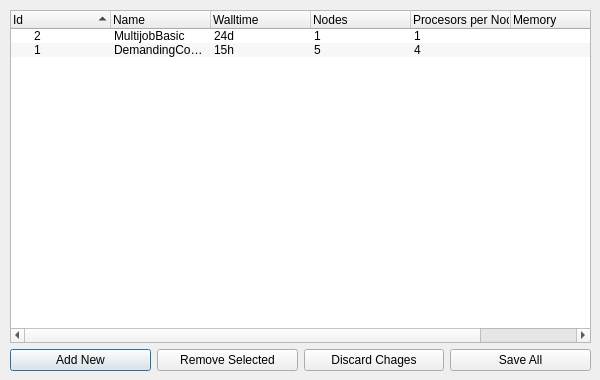
<?xml version="1.0" encoding="UTF-8"?>
<ui version="4.0">
 <class>Dialog</class>
 <widget class="QDialog" name="Dialog">
  <property name="geometry">
   <rect>
    <x>0</x>
    <y>0</y>
    <width>600</width>
    <height>380</height>
   </rect>
  </property>
  <property name="windowTitle">
   <string notr="true">PBS presets</string>
  </property>
  <widget class="QWidget" name="verticalLayoutWidget">
   <property name="geometry">
    <rect>
     <x>10</x>
     <y>10</y>
     <width>581</width>
     <height>361</height>
    </rect>
   </property>
   <layout class="QVBoxLayout" name="verticalLayout">
    <item>
     <widget class="QTreeWidget" name="treeWidget">
      <property name="alternatingRowColors">
       <bool>true</bool>
      </property>
      <property name="sortingEnabled">
       <bool>true</bool>
      </property>
      <property name="columnCount">
       <number>7</number>
      </property>
      <column>
       <property name="text">
        <string notr="true">Id</string>
       </property>
      </column>
      <column>
       <property name="text">
        <string notr="true">Name</string>
       </property>
      </column>
      <column>
       <property name="text">
        <string notr="true">Walltime</string>
       </property>
      </column>
      <column>
       <property name="text">
        <string notr="true">Nodes</string>
       </property>
      </column>
      <column>
       <property name="text">
        <string notr="true">Procesors per Node</string>
       </property>
      </column>
      <column>
       <property name="text">
        <string>Memory</string>
       </property>
      </column>
      <column>
       <property name="text">
        <string>Scratch</string>
       </property>
      </column>
      <item>
       <property name="text">
        <string notr="true">2</string>
       </property>
       <property name="text">
        <string notr="true">MultijobBasic</string>
       </property>
       <property name="text">
        <string notr="true">24d</string>
       </property>
       <property name="text">
        <string notr="true">1</string>
       </property>
       <property name="text">
        <string notr="true">1</string>
       </property>
       <property name="text">
        <string/>
       </property>
       <property name="text">
        <string>200mb</string>
       </property>
       <property name="flags">
        <set>ItemIsSelectable|ItemIsEditable|ItemIsDragEnabled|ItemIsUserCheckable|ItemIsEnabled</set>
       </property>
      </item>
      <item>
       <property name="text">
        <string notr="true">1</string>
       </property>
       <property name="text">
        <string notr="true">DemandingComputation</string>
       </property>
       <property name="text">
        <string notr="true">15h</string>
       </property>
       <property name="text">
        <string notr="true">5</string>
       </property>
       <property name="text">
        <string notr="true">4</string>
       </property>
       <property name="text">
        <string/>
       </property>
       <property name="text">
        <string>2gb</string>
       </property>
       <property name="flags">
        <set>ItemIsSelectable|ItemIsEditable|ItemIsDragEnabled|ItemIsUserCheckable|ItemIsEnabled</set>
       </property>
      </item>
     </widget>
    </item>
    <item>
     <layout class="QHBoxLayout" name="horizontalLayout">
      <item>
       <widget class="QPushButton" name="btnAddNew">
        <property name="text">
         <string notr="true">Add New</string>
        </property>
       </widget>
      </item>
      <item>
       <widget class="QPushButton" name="btnRemoveSelected">
        <property name="text">
         <string notr="true">Remove Selected</string>
        </property>
       </widget>
      </item>
      <item>
       <widget class="QPushButton" name="btnDiscardChanges">
        <property name="text">
         <string notr="true">Discard Chages</string>
        </property>
       </widget>
      </item>
      <item>
       <widget class="QPushButton" name="btnSaveAll">
        <property name="text">
         <string notr="true">Save All</string>
        </property>
       </widget>
      </item>
     </layout>
    </item>
   </layout>
  </widget>
  <action name="actionAdd_New">
   <property name="text">
    <string>Add New</string>
   </property>
   <property name="toolTip">
    <string>Add new row to SSH presets</string>
   </property>
   <property name="shortcut">
    <string>Ctrl+A</string>
   </property>
  </action>
  <action name="actionRemove_Selected">
   <property name="text">
    <string>Remove Selected</string>
   </property>
   <property name="toolTip">
    <string>Remove selected row, save to apply</string>
   </property>
   <property name="shortcut">
    <string>Ctrl+R</string>
   </property>
  </action>
  <action name="actionDischard_Changes">
   <property name="text">
    <string>Dischard Changes</string>
   </property>
   <property name="toolTip">
    <string>Dischard all chages made in any row</string>
   </property>
   <property name="shortcut">
    <string>Ctrl+D</string>
   </property>
  </action>
  <action name="actionSave_All">
   <property name="text">
    <string>Save All</string>
   </property>
   <property name="toolTip">
    <string>Save all chaged SHH presets</string>
   </property>
   <property name="shortcut">
    <string>Ctrl+S</string>
   </property>
  </action>
 </widget>
 <resources/>
 <connections>
  <connection>
   <sender>actionAdd_New</sender>
   <signal>triggered()</signal>
   <receiver>btnAddNew</receiver>
   <slot>click()</slot>
   <hints>
    <hint type="sourcelabel">
     <x>-1</x>
     <y>-1</y>
    </hint>
    <hint type="destinationlabel">
     <x>94</x>
     <y>357</y>
    </hint>
   </hints>
  </connection>
  <connection>
   <sender>actionRemove_Selected</sender>
   <signal>triggered()</signal>
   <receiver>btnRemoveSelected</receiver>
   <slot>click()</slot>
   <hints>
    <hint type="sourcelabel">
     <x>-1</x>
     <y>-1</y>
    </hint>
    <hint type="destinationlabel">
     <x>265</x>
     <y>357</y>
    </hint>
   </hints>
  </connection>
  <connection>
   <sender>actionDischard_Changes</sender>
   <signal>triggered()</signal>
   <receiver>btnDiscardChanges</receiver>
   <slot>click()</slot>
   <hints>
    <hint type="sourcelabel">
     <x>-1</x>
     <y>-1</y>
    </hint>
    <hint type="destinationlabel">
     <x>435</x>
     <y>357</y>
    </hint>
   </hints>
  </connection>
  <connection>
   <sender>actionSave_All</sender>
   <signal>triggered()</signal>
   <receiver>btnSaveAll</receiver>
   <slot>click()</slot>
   <hints>
    <hint type="sourcelabel">
     <x>-1</x>
     <y>-1</y>
    </hint>
    <hint type="destinationlabel">
     <x>606</x>
     <y>357</y>
    </hint>
   </hints>
  </connection>
 </connections>
</ui>
